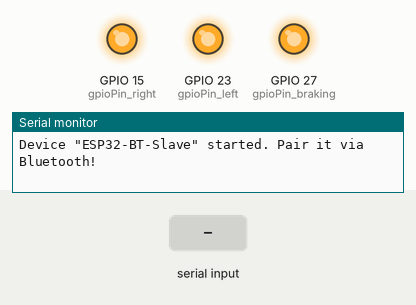
Recording of a sketch running on a simulated ESP32. Parts: output pins drawn as LEDs (lit = HIGH), the last lines printed to the serial monitor. Dashed ring = blinking. Inputs (shaded band) come from the test bench. Nothing arrives over Bluetooth unless stated.

Above: at 1.2 s.
1.3 s: "LEFT\n" received over the second serial link
At 4.2 s:
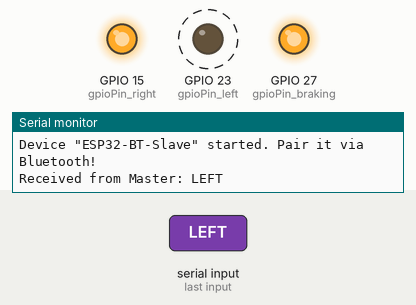
4.3 s: "RIGHT\n" received over the second serial link
At 5.2 s:
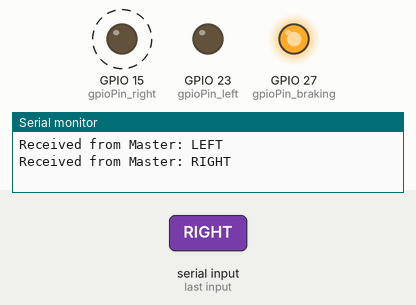
7.3 s: "BRAKING\n" received over the second serial link
At 8.09 s:
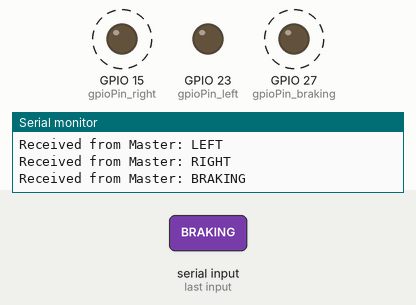
10.3 s: "STOP\n" received over the second serial link
At 11.2 s:
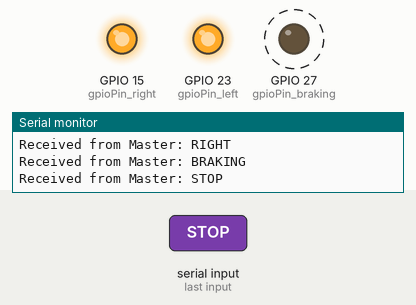
13.3 s: "RIGHT\n" received over the second serial link
At 13.86 s:
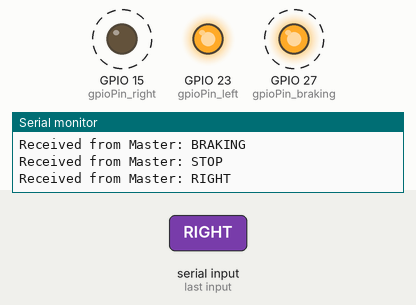
Timing chart, 0 to 17.3 s (numbered marks = the images above; inputs shaded):
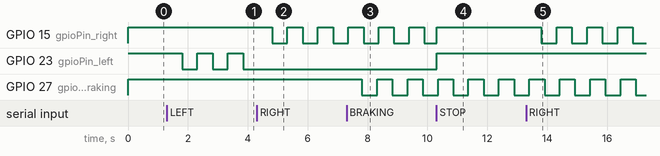

The sketch:

client-side.ino
```cpp
#include "BluetoothSerial.h"

// Device Bluetooth Name
String device_name = "ESP32-BT-Slave";

BluetoothSerial SerialBT;

// GPIO Pins for EL Displays
const int gpioPin_left = 23;
const int gpioPin_right = 15;
const int gpioPin_braking = 27;

// Blinking states
bool blinkingLeft = false;
bool blinkingRight = false;
bool blinkBrake = false;

// Separate timing and state variables for each pin
unsigned long lastBlinkTimeLeft = 0;
bool pinStateLeft = LOW;

unsigned long lastBlinkTimeRight = 0;
bool pinStateRight = LOW;

unsigned long lastBlinkTimeBrake = 0;
bool pinStateBrake = LOW;

const unsigned long blinkInterval = 500; // Flashing interval (ms)

void setup() {
  Serial.begin(9600);

  // Set GPIO pins as outputs
  pinMode(gpioPin_left, OUTPUT);
  pinMode(gpioPin_right, OUTPUT);
  pinMode(gpioPin_braking, OUTPUT);

  digitalWrite(gpioPin_left, HIGH);
  digitalWrite(gpioPin_right, HIGH);
  digitalWrite(gpioPin_braking, HIGH);

  // Start Bluetooth
  SerialBT.begin(device_name);
  Serial.printf("Device \"%s\" started. Pair it via Bluetooth!\n", device_name.c_str());
}

void loop() {

  // Handle incoming Bluetooth commands
  if (SerialBT.available()) {
    String incoming = SerialBT.readStringUntil('\n');
    // clear the buffer
    SerialBT.read();
    incoming.trim();
    Serial.println("Received from Master: " + incoming);

    if (incoming == "LEFT") {
      blinkingLeft = true;
      blinkingRight = false;
      // Ensure braking light state is maintained
    } else if (incoming == "RIGHT") {
      blinkingRight = true;
      blinkingLeft = false;
      // Ensure braking light state is maintained
    } else if (incoming == "STOP") {
      blinkingLeft = false;
      blinkingRight = false;
      digitalWrite(gpioPin_left, HIGH);
      digitalWrite(gpioPin_right, HIGH);
    } else if (incoming == "BRAKING") {
      blinkBrake = true;
      // Optionally, set braking light to start blinking immediately
    } else if (incoming == "STOP BRAKING") {
      blinkBrake = false;
      digitalWrite(gpioPin_braking, LOW); // Switch off the brake lights.
    }
  }

  unsigned long currentTime = millis();

  // Handle left blinking
  if (blinkingLeft) {
    if (currentTime - lastBlinkTimeLeft >= blinkInterval) {
      lastBlinkTimeLeft = currentTime;
      pinStateLeft = !pinStateLeft;
      digitalWrite(gpioPin_left, pinStateLeft ? HIGH : LOW);
    }
  }

  // Handle right blinking
  if (blinkingRight) {
    if (currentTime - lastBlinkTimeRight >= blinkInterval) {
      lastBlinkTimeRight = currentTime;
      pinStateRight = !pinStateRight;
      digitalWrite(gpioPin_right, pinStateRight ? HIGH : LOW);
    }
  }

  // Handle braking blinking
  if (blinkBrake) {
    if (currentTime - lastBlinkTimeBrake >= blinkInterval) {
      lastBlinkTimeBrake = currentTime;
      pinStateBrake = !pinStateBrake;
      digitalWrite(gpioPin_braking, pinStateBrake ? HIGH : LOW);
    }
  }

  // Small delay to prevent high CPU usage
  delay(10);
}
```

Measured:
- after the input at 1.3 s, GPIO 23 (gpioPin_left): alternates HIGH for 0.51 s and LOW for 0.51 s, starting after 0.51 s
- after the input at 4.3 s, GPIO 15 (gpioPin_right): alternates HIGH for 0.51 s and LOW for 0.51 s, starting after 0.52 s; GPIO 23 (gpioPin_left): stops changing and stays LOW
- after the input at 7.3 s, GPIO 27 (gpioPin_braking): alternates HIGH for 0.51 s and LOW for 0.51 s, starting after 0.51 s
- after the input at 10.3 s, GPIO 23 (gpioPin_left): LOW → HIGH at once
- after the input at 13.3 s, GPIO 15 (gpioPin_right): alternates HIGH for 0.51 s and LOW for 0.51 s, starting after 0.51 s
